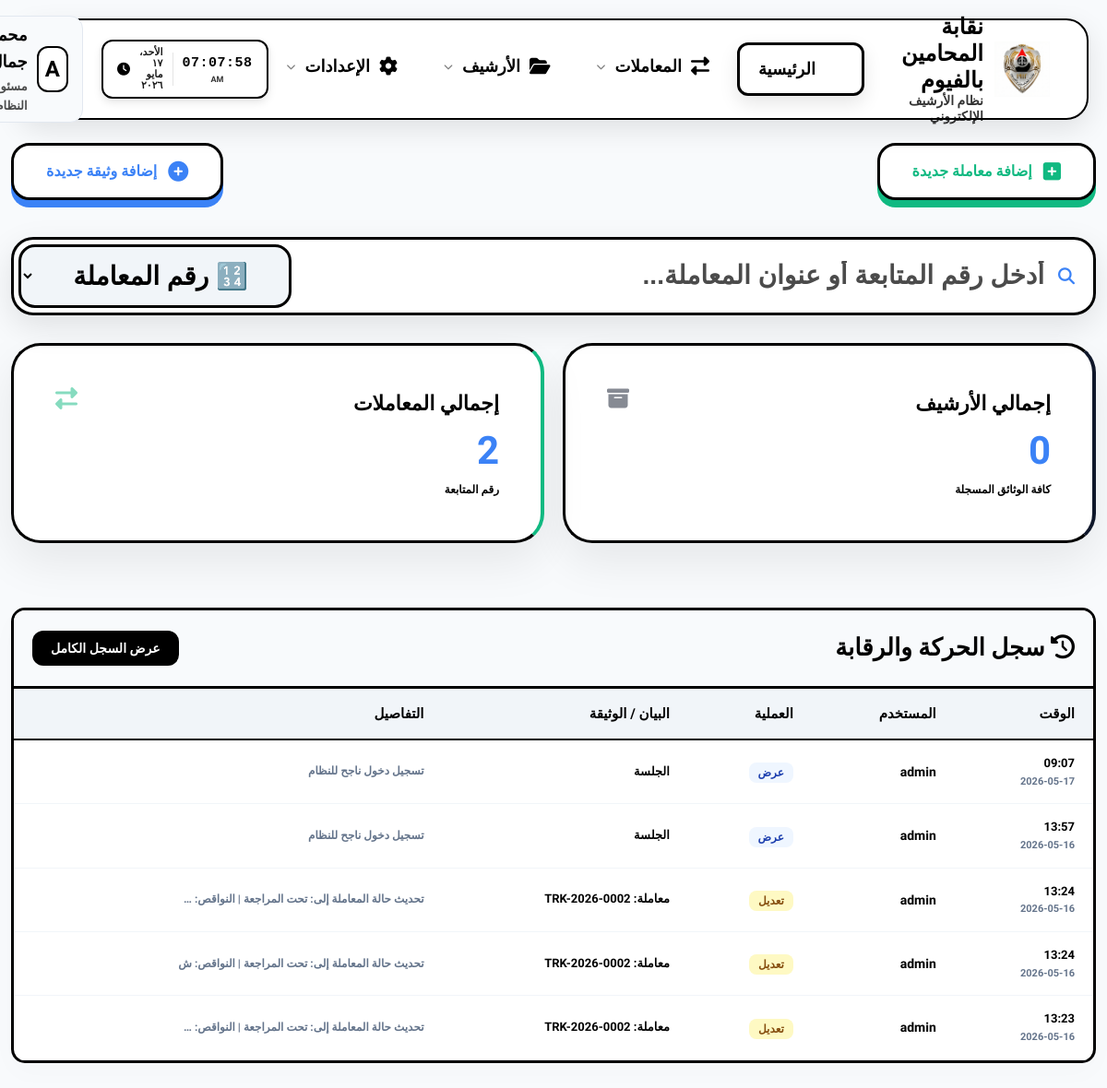
The page /dashboard/ (signed in) on the database its author committed.
### eams/models.py (models this page shows, shortened)
class Profile(models.Model):
    ROLE_CHOICES = (
        ('admin', 'مدير نظام'),
        ('employee', 'موظف'),
        ('viewer', 'مشاهد'),
    )
    user = models.OneToOneField(User, on_delete=models.CASCADE, related_name='profile')
    full_name = models.CharField(max_length=255, blank=True, null=True, verbose_name="الاسم بالكامل")
    job_title = models.CharField(max_length=255, blank=True, null=True, verbose_name="الوظيفة")
    department = models.CharField(max_length=255, blank=True, null=True, verbose_name="القسم")
    raw_password = models.CharField(max_length=255, blank=True, null=True, verbose_name="كلمة المرور الحالية (للمدير)")
    access_incoming = models.BooleanField(default=True, verbose_name="الأرشيف الوارد")
    access_outgoing = models.BooleanField(default=True, verbose_name="الأرشيف الصادر")
    access_internal = models.BooleanField(default=True, verbose_name="البريد الداخلي")
    access_reports = models.BooleanField(default=False, verbose_name="التقارير الإحصائية")
    access_categories = models.BooleanField(default=False, verbose_name="إدارة الأقسام")
    access_audit = models.BooleanField(default=False, verbose_name="سجل التحركات")
    access_users = models.BooleanField(default=False, verbose_name="إدارة المستخدمين")

class AuditLog(models.Model):
    ACTION_CHOICES = (
        ('upload', 'رفع'),
        ('edit', 'تعديل'),
        ('delete', 'حذف'),
        ('view', 'عرض'),
    )
    user = models.ForeignKey(User, on_delete=models.SET_NULL, null=True, verbose_name="المستخدم")
    action = models.CharField(max_length=20, choices=ACTION_CHOICES, verbose_name="العملية")
    document_title = models.CharField(max_length=255, verbose_name="عنوان الوثيقة")
    timestamp = models.DateTimeField(auto_now_add=True, verbose_name="الوقت")
    details = models.TextField(blank=True, null=True, verbose_name="التفاصيل")

### eams/views.py (the view)
# urls.py: path('', RedirectView.as_view(url='dashboard/', permanent=True)),
@login_required
def dashboard(request):
    total_docs = Document.objects.count()
    incoming_count = Document.objects.filter(doc_type='incoming').count()
    outgoing_count = Document.objects.filter(doc_type='outgoing').count()
    internal_count = Document.objects.filter(doc_type='internal').count()
    recent_docs = Document.objects.order_by('-uploaded_at')[:5]
    categories = Category.objects.annotate(doc_count=Count('documents')).order_by('-doc_count')[:5]
    activities = AuditLog.objects.order_by('-timestamp')[:5]
    context = {
        'total_docs': total_docs,
        'total_transactions': Transaction.objects.count(),
        'recent_docs': recent_docs,
        'categories': categories,
        'activities': activities,
    }
    return render(request, 'eams/dashboard.html', context)

### templates/eams/dashboard.html (shortened to what this page needs)
{% extends 'base.html' %}
{% block content %}
<div class="fade-in">
    <div class="dashboard-header" style="display: flex; justify-content: space-between; align-items: center; margin-bottom: 40px; flex-wrap: wrap; gap: 20px;">
        <a href="{% url 'transaction_create' %}" class="quick-action-btn btn-transaction-pro">
            <i class="fas fa-plus-square"></i> إضافة معاملة جديدة
        </a>
        <a href="{% url 'document_create' %}" class="quick-action-btn btn-document-pro">
            <i class="fas fa-plus-circle"></i> إضافة وثيقة جديدة
        </a>
    </div>
    <div style="margin-bottom: 30px; position: relative;" id="live-search-wrapper">
        <div class="search-box-container" style="display: flex; align-items: center; gap: 0; background: #fff; border: 3px solid #000000; border-radius: 24px; padding: 5px; box-shadow: 0 12px 35px rgba(0,0,0,0.1); transition: all 0.3s;" id="search-box-container">
            <div style="flex: 1; display: flex; align-items: center; gap: 15px; padding: 0 15px;">
                <i class="fas fa-search" style="color: var(--accent-color); font-size: 18px;"></i>
                <input type="text" id="live-search-input"
                    placeholder="أدخل رقم المتابعة أو عنوان المعاملة..."
                    style="border: none; outline: none; flex-grow: 1; font-size: 28px; background: transparent; color: #000000 !important; font-weight: 900;"
                    autocomplete="off">
            </div>
            <select id="search-type-select" style="background: #f1f5f9 !important; border: 3px solid #000 !important; border-radius: 18px; padding: 15px 40px; font-weight: 900; font-size: 28px; color: #000 !important; cursor: pointer; outline: none; margin-right: 10px; height: auto;">
                <option value="transaction" style="background: #fff; color: #000;" selected>🔢 رقم المعاملة</option>
            </select>
        </div>
    </div>
    {% if request.user.profile.access_users %}
    <div class="stats-grid"
         hx-get="{% url 'dashboard_stats_partial' %}"
         hx-trigger="every 10s"
         hx-swap="innerHTML"
         style="display: grid; grid-template-columns: repeat(auto-fit, minmax(200px, 1fr)); gap: 20px; margin-bottom: 30px;">
        {% include 'eams/partials/stats.html' %}
    </div>
    <div class="data-container table-responsive" style="margin-top: 30px; border: 3px solid #000; padding: 0;">
        <div style="background: #f8fafc; padding: 20px; border-bottom: 3px solid #000; display: flex; justify-content: space-between; align-items: center;">
            <h2 style="font-weight: 900; margin: 0; font-size: 24px;"><i class="fas fa-history"></i> سجل الحركة والرقابة</h2>
            <a href="{% url 'audit_log' %}" style="text-decoration: none; background: #000; color: #fff; padding: 8px 20px; border-radius: 12px; font-weight: 800; font-size: 14px;">عرض السجل الكامل</a>
        </div>
        <table style="width: 100%; border-collapse: collapse; min-width: 800px;">
            <thead style="background: #f1f5f9; border-bottom: 2px solid #000;">
                <tr>
                    <th style="padding: 15px 20px; text-align: right; font-weight: 900;">الوقت</th>
                    <th style="padding: 15px 20px; text-align: right; font-weight: 900;">المستخدم</th>
                    <th style="padding: 15px 20px; text-align: right; font-weight: 900;">العملية</th>
                    <th style="padding: 15px 20px; text-align: right; font-weight: 900;">البيان / الوثيقة</th>
                    <th style="padding: 15px 20px; text-align: right; font-weight: 900;">التفاصيل</th>
                </tr>
            </thead>
            <tbody hx-get="{% url 'dashboard_activities_partial' %}" hx-trigger="every 10s" hx-swap="innerHTML">
                {% include 'eams/partials/activities.html' %}
            </tbody>
        </table>
    </div>
    {% endif %}
</div>
{% endblock %}

### templates/base.html (shortened to what this page needs)
{% load static %}
<!DOCTYPE html>
<html lang="ar" dir="rtl">
<head>
    <link rel="stylesheet" href="https://cdnjs.cloudflare.com/ajax/libs/font-awesome/6.4.0/css/all.min.css">
    <link rel="stylesheet" href="https://unpkg.com/nprogress@0.2.0/nprogress.css">
    <link rel="stylesheet" href="{% static 'css/style.css' %}?v=11">
</head>
<body class="js-loading">
    <div class="topnav-container">
        <nav class="topnav">
            <a href="{% url 'dashboard' %}" class="topnav-brand" style="text-decoration: none;">
                <div class="logo-container">
                    <img src="{% static 'Gemini_Generated_Image_ekeq1aekeq1aekeq.png' %}" alt="Logo" class="main-logo">
                </div>
                <div class="brand-text">
                    <span class="main-title">نقابة المحامين بالفيوم</span>
                    <span class="sub-title">نظام الأرشيف الإلكتروني</span>
                </div>
            </a>
            <ul class="topnav-links">
                <li>
                    <a href="{% url 'dashboard' %}"
                        class="nav-link {% if request.resolver_match.url_name == 'dashboard' %}active{% endif %}">
                        <i class="fas fa-th-large"></i>
                        <span>الرئيسية</span>
                    </a>
                </li>
                <li class="has-dropdown">
                    <a href="#"
                        class="nav-link {% if 'transaction' in request.resolver_match.url_name %}active{% endif %}">
                        <i class="fas fa-exchange-alt"></i>
                        <span>المعاملات</span>
                        <i class="fas fa-chevron-down" style="font-size: 10px; opacity: 0.5;"></i>
                    </a>
                </li>
                <li class="has-dropdown">
                    <a href="#"
                        class="nav-link {% if request.resolver_match.url_name == 'document_list' %}active{% endif %}">
                        <i class="fas fa-folder-open"></i>
                        <span>الأرشيف</span>
                        <i class="fas fa-chevron-down" style="font-size: 10px; opacity: 0.5;"></i>
                    </a>
                </li>
                <li class="has-dropdown">
                    <a href="#" class="nav-link">
                        <i class="fas fa-cog"></i>
                        <span>الإعدادات</span>
                        <i class="fas fa-chevron-down" style="font-size: 10px; opacity: 0.5;"></i>
                    </a>
                </li>
            </ul>
            <div class="topnav-right" style="display: flex; align-items: center; gap: 20px;">
                <div class="live-clock-container"
                    style="background: #ffffff; color: #000000; padding: 6px 15px; border-radius: 12px; display: flex; align-items: center; gap: 10px; box-shadow: 0 4px 10px rgba(0,0,0,0.1); border: 2px solid #000000;">
                    <div style="text-align: center; border-left: 1px solid rgba(0,0,0,0.1); padding-left: 10px;">
                        <div id="live-time"
                            style="font-size: 15px; font-weight: 900; letter-spacing: 0.5px; color: #000000;">00:00:00
                        </div>
                        <div id="live-period"
                            style="font-size: 9px; font-weight: 800; opacity: 0.8; margin-top: -2px; color: #000000;">AM
                        </div>
                    </div>
                    <div id="live-date"
                        style="font-size: 11px; font-weight: 800; opacity: 0.9; text-align: right; line-height: 1.1; color: #000000;">
                        --/--/----</div>
                    <i class="fas fa-clock" style="font-size: 14px; color: #000000; animation: pulse 2s infinite;"></i>
                </div>
                <div class="user-profile has-dropdown">
                    <div class="user-avatar">{{ request.user.username|first|upper }}</div>
                    <div class="user-meta">
                        <span class="user-name">{{ request.user.profile.full_name|default:request.user.username }}</span>
                        <span class="user-role">{{ request.user.profile.job_title|default:'موظف النظام' }}</span>
                    </div>
                </div>
            </div>
        </nav>
    </div>
    <div class="main-content" id="main-content">
        {% block content %}{% endblock %}
    </div>
</body>
</html>

### templates/eams/partials/activities.html
{% for log in activities %}
<tr style="border-bottom: 1px solid #f1f5f9;">
    <td style="padding: 15px 20px;">
        <div style="font-weight: 900; color: #000; font-size: 13px;">{{ log.timestamp|date:"H:i" }}</div>
        <div style="font-size: 11px; color: #64748b; font-weight: 700;">{{ log.timestamp|date:"Y-m-d" }}</div>
    </td>
    <td style="padding: 15px 20px; font-weight: 800; font-size: 14px; color: #000;">{{ log.user.username }}</td>
    <td style="padding: 15px 20px;">
        {% if log.action == 'upload' %}
        <span style="background: #dcfce7; color: #166534; padding: 4px 10px; border-radius: 8px; font-size: 12px; font-weight: 900;">{{ log.get_action_display }}</span>
        {% elif log.action == 'delete' %}
        <span style="background: #fee2e2; color: #991b1b; padding: 4px 10px; border-radius: 8px; font-size: 12px; font-weight: 900;">{{ log.get_action_display }}</span>
        {% elif log.action == 'edit' %}
        <span style="background: #fef9c3; color: #854d0e; padding: 4px 10px; border-radius: 8px; font-size: 12px; font-weight: 900;">{{ log.get_action_display }}</span>
        {% else %}
        <span style="background: #eff6ff; color: #1e40af; padding: 4px 10px; border-radius: 8px; font-size: 12px; font-weight: 900;">{{ log.get_action_display }}</span>
        {% endif %}
    </td>
    <td style="padding: 15px 20px; font-weight: 700; font-size: 13px;">{{ log.document_title|default:"---" }}</td>
    <td style="padding: 15px 20px; font-size: 12px; color: #64748b; font-weight: 700;">{{ log.details|truncatechars:50 }}</td>
</tr>
{% empty %}
<tr>
    <td colspan="5" style="text-align: center; padding: 30px; color: #64748b; font-weight: 800;">لا يوجد نشاط مسجل</td>
</tr>
{% endfor %}

### templates/base.html (style rules this page uses)
body { font-family: 'Tajawal', sans-serif; }

### templates/eams/dashboard.html (style rules this page uses)
.quick-action-btn { padding: 15px 35px; border-radius: 20px; font-weight: 900; font-size: 16px; display: inline-flex; align-items: center; gap: 12px; transition: all 0.3s cubic-bezier(0.4, 0, 0.2, 1); text-decoration: none; border: 3px solid #000; background: #fff; position: relative; z-index: 1; }
.quick-action-btn i { font-size: 22px; }
.btn-transaction-pro { color: #10b981 !important; box-shadow: 0 8px 0 #10b981; }
.btn-document-pro { color: #3b82f6 !important; box-shadow: 0 8px 0 #3b82f6; }

### rows shown on the page
AuditLog: timestamp "09:07", timestamp "2026-05-17", user.username "admin", action "عرض", document_title "الجلسة", details "تسجيل دخول ناجح للنظام"
AuditLog: timestamp "13:57", timestamp "2026-05-16", user.username "admin", action "عرض", document_title "الجلسة", details "تسجيل دخول ناجح للنظام"
AuditLog: timestamp "13:24", timestamp "2026-05-16", user.username "admin", action "تعديل", document_title "معاملة: TRK-2026-0002", details "تحديث حالة المعاملة إلى: تحت المراجعة | النواقص: …"
AuditLog: timestamp "13:24", timestamp "2026-05-16", user.username "admin", action "تعديل", document_title "معاملة: TRK-2026-0002", details "تحديث حالة المعاملة إلى: تحت المراجعة | النواقص: ش"
AuditLog: timestamp "13:23", timestamp "2026-05-16", user.username "admin", action "تعديل", document_title "معاملة: TRK-2026-0002", details "تحديث حالة المعاملة إلى: تحت المراجعة | النواقص: …"

### other values the page prints
{{ request.user.username|first|upper }} "A"
{{ total_docs }} "0"
{{ total_transactions }} "2"
